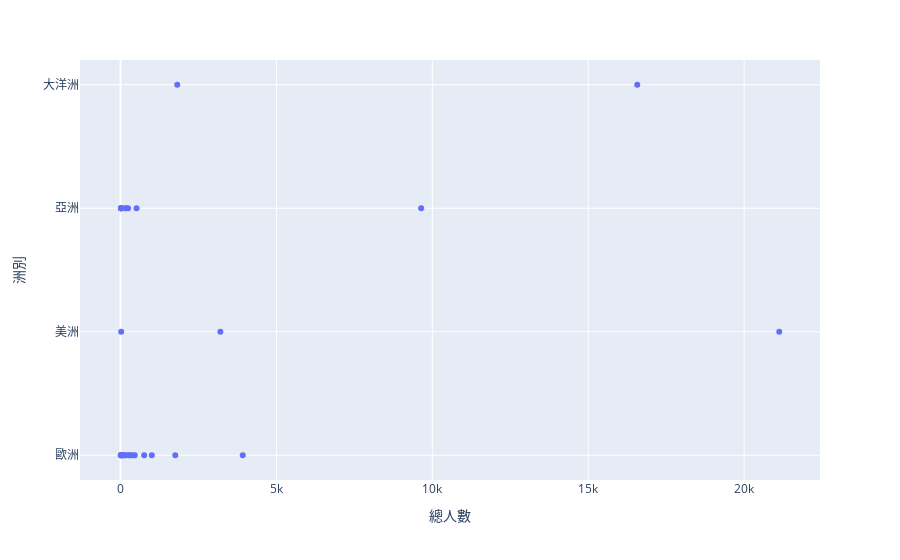

The cell this chart's notebook holds for it:
### Code cell
good = pd.read_csv("good.csv",encoding='Big5') 

good105 = good.query('年度 == 106')
px.scatter(good105, x='總人數', y='洲別')

### Figure 1 — Plotly figure (JSON) as saved in the notebook; plotly's stock layout.template omitted (floating-point values rounded to 4 significant figures)
{"data": [{"hovertemplate": "總人數=%{x}<br>洲別=%{y}<extra></extra>", "legendgroup": "", "marker": {"color": "#636efa", "symbol": "circle"}, "mode": "markers", "name": "", "orientation": "h", "showlegend": false, "type": "scatter", "x": [3920, 1004, 1755, 758, 456, 43, 120, 307, 250, 300, 36, 10, 172, 24, 400, 45, 7, 105, 3202, 21127, 20, 9642, 242, 176, 154, 513, 16, 13, 19, 21, 20, 16573, 1820], "xaxis": "x", "y": ["歐洲", "歐洲", "歐洲", "歐洲", "歐洲", "歐洲", "歐洲", "歐洲", "歐洲", "歐洲", "歐洲", "歐洲", "歐洲", "歐洲", "歐洲", "歐洲", "歐洲", "歐洲", "美洲", "美洲", "美洲", "亞洲", "亞洲", "亞洲", "亞洲", "亞洲", "亞洲", "亞洲", "亞洲", "亞洲", "亞洲", "大洋洲", "大洋洲"], "yaxis": "y"}], "layout": {"legend": {"tracegroupgap": 0}, "margin": {"t": 60}, "xaxis": {"anchor": "y", "domain": [0, 1], "title": {"text": "總人數"}}, "yaxis": {"anchor": "x", "domain": [0, 1], "title": {"text": "洲別"}}}}
